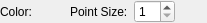
<?xml version="1.0" encoding="UTF-8"?>
<ui version="4.0">
 <class>Post3dWindowParticlesBaseScalarGroupDataItem_ToolBarWidget</class>
 <widget class="QWidget" name="Post3dWindowParticlesBaseScalarGroupDataItem_ToolBarWidget">
  <property name="geometry">
   <rect>
    <x>0</x>
    <y>0</y>
    <width>207</width>
    <height>20</height>
   </rect>
  </property>
  <property name="windowTitle">
   <string>Form</string>
  </property>
  <layout class="QHBoxLayout" name="horizontalLayout">
   <property name="leftMargin">
    <number>0</number>
   </property>
   <property name="topMargin">
    <number>0</number>
   </property>
   <property name="rightMargin">
    <number>0</number>
   </property>
   <property name="bottomMargin">
    <number>0</number>
   </property>
   <item>
    <widget class="QLabel" name="colorLabel">
     <property name="text">
      <string>Color:</string>
     </property>
    </widget>
   </item>
   <item>
    <widget class="ColorEditWidget" name="colorWidget">
     <property name="text">
      <string/>
     </property>
    </widget>
   </item>
   <item>
    <widget class="QLabel" name="sizeLabel">
     <property name="text">
      <string>Point Size:</string>
     </property>
    </widget>
   </item>
   <item>
    <widget class="QSpinBox" name="pointSizeSpinBox">
     <property name="minimum">
      <number>1</number>
     </property>
    </widget>
   </item>
   <item>
    <widget class="TransparencyWidget" name="transparencyWidget" native="true"/>
   </item>
  </layout>
 </widget>
 <customwidgets>
  <customwidget>
   <class>TransparencyWidget</class>
   <extends>QWidget</extends>
   <header>guibase/widget/transparencywidget.h</header>
   <container>1</container>
  </customwidget>
  <customwidget>
   <class>ColorEditWidget</class>
   <extends>QLabel</extends>
   <header>guibase/widget/coloreditwidget.h</header>
   <container>1</container>
  </customwidget>
 </customwidgets>
 <resources/>
 <connections/>
</ui>
